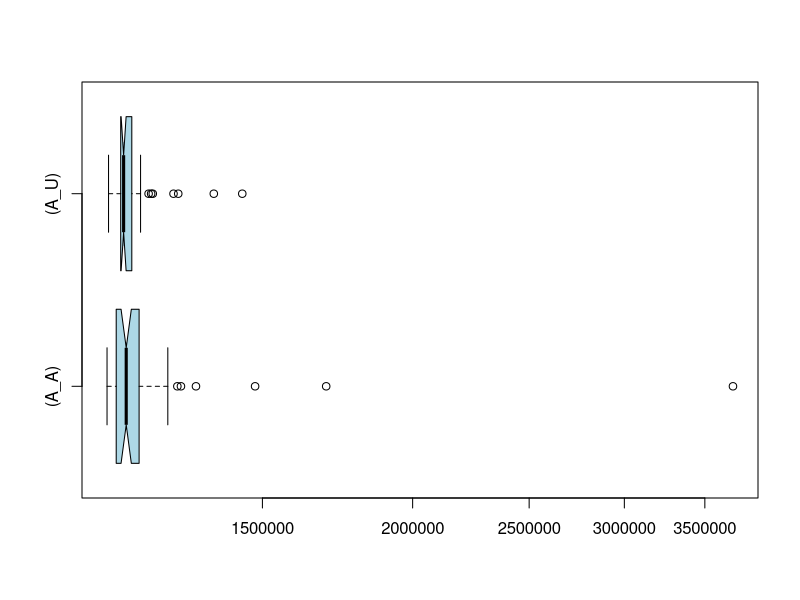

Here is the R script that generated this plot:
if (exists("A_A")) remove("A_A")
if (exists("A_U")) remove("A_U")
if (exists("C_A")) remove("C_A")
if (exists("C_U")) remove("C_U")
A_U<-c(1143432,1117124,1129575,1164409,1366634,1206223,1135458,1175072,1140624,1136159,1160848,1138185,1149741,1146585,1131553,1125890,1160647,1180167,1187787,1148289,1175259,1150005,1183808,1159990,1276684,1156292,1155513,1215887,1142793,1212104,1443227,1144914,1157913,1145805,1159173,1144233,1124930,1143315,1151679,1146027,1156739,1135253,1143864,1149119,1265160,1168039,1145851,1159394,1145858,1148343)
A_A<-c(3693689,1114123,1176486,1120366,1119231,1132036,1144640,1156342,1128412,1153140,1213946,1184486,1274480,1232426,1124099,1133692,1156817,1113930,1694869,1177803,1154871,1131502,1208949,1167974,1237057,1191199,1156615,1283315,1123303,1126392,1251417,1479128,1169846,1168427,1164631,1117991,1159162,1153908,1133663,1141522,1133166,1152821,1137614,1139756,1320778,1163966,1145278,1136570,1150970,1157236)
if (exists("A_U")) boxplot.stats(A_U)
if (exists("A_A")) boxplot.stats(A_A)
if (exists("C_U")) boxplot.stats(C_U)
if (exists("C_A")) boxplot.stats(C_A)
if (exists("A_U")) summary(A_U)
if (exists("A_A")) summary(A_A)
if (exists("C_U")) summary(C_U)
if (exists("C_A")) summary(C_A)
if (exists("A_U")) boxplot(A_A,A_U,col="lightblue",horizontal=TRUE,log="x",match=TRUE,names=c("(A_A)","(A_U)"),notch=TRUE)
if (exists("C_U")) boxplot(C_A,C_U,col="lightblue",horizontal=TRUE,log="x",match=TRUE,names=c("(C_A)","(C_U)"),notch=TRUE)
